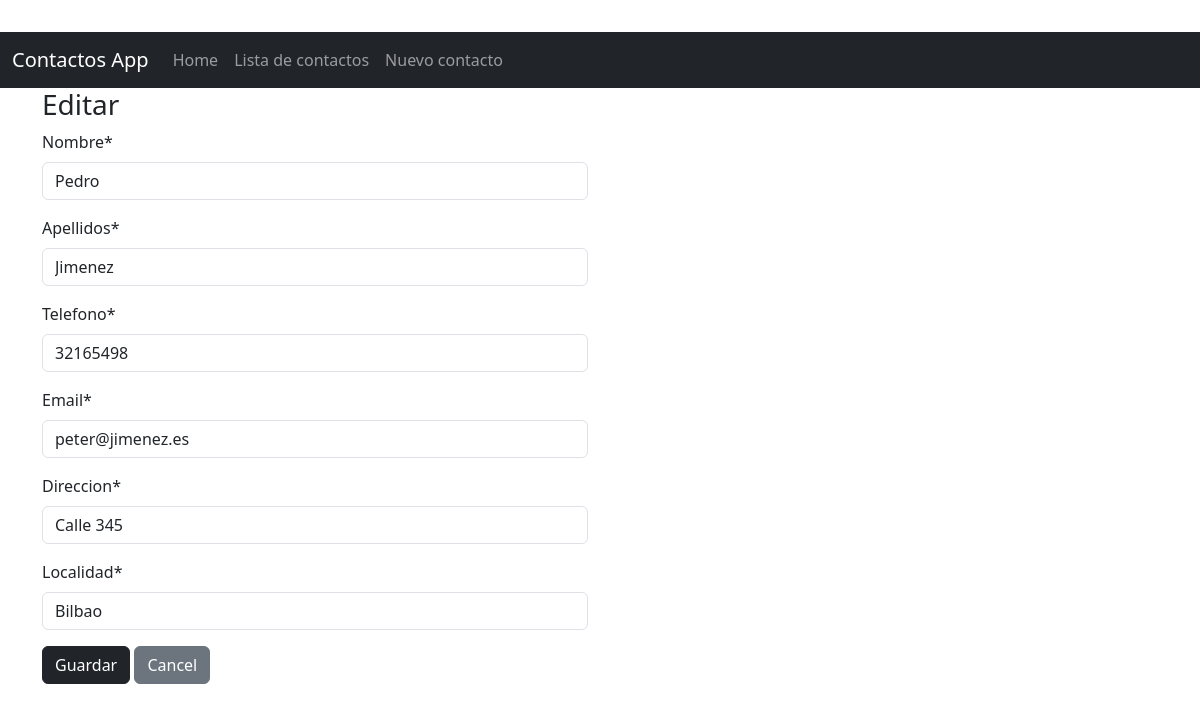
The page /agenda/editar/5/ on the database its author committed.
### agenda/models.py (models this page shows, shortened)
class Contacto(models.Model):
    nombre = models.CharField(max_length=50, unique=True)
    apellidos = models.CharField(max_length=50)
    telefono = models.CharField(max_length=9)
    email = models.EmailField()
    direccion = models.TextField(max_length=100)
    localidad = models.CharField(max_length=50)
    class Meta:
        db_table = "contacto"

### agenda/views.py (the view)
# urls.py: path('editar/<int:pk>/', view=views.UpdateContactoView.as_view(), name='editar_contacto'),
class UpdateContactoView(UpdateView):
    model = Contacto
    template_name = 'nuevo_contacto.html'
    fields = ['nombre', 'apellidos', 'telefono', 'email', 'direccion', 'localidad']
    success_url = '/listar/'
    def get_context_data(self, **kwargs):
        contexto = super().get_context_data(**kwargs)
        contexto['accion'] = 'Editar'
        return contexto
    def get_form(self, form_class=None):
        form = super().get_form(form_class)
        form.fields['direccion'].widget = forms.TextInput(attrs={'type': 'text'})
        return form

### agenda/templates/nuevo_contacto.html (shortened to what this page needs)
{% extends 'base.html' %}
{% block content %}
    {% load crispy_forms_tags %}
    <div class="container">
        <div class="row">
            <div class="col-md-6">
                <h3>{{ accion }}</h3>
                <form method="post" class="form">
                    {{ form|crispy }}
                    <input type="submit" value="Guardar" class="btn btn-dark">
                    <a href="{% url 'listar_contactos' %}"><button type="button" class="btn btn-secondary">Cancel</button></a>
                </form>
            </div>
        </div>
{% endblock %}

### rows shown on the page
Contacto: nombre "Pedro", apellidos "Jimenez", telefono "32165498", email "peter@jimenez.es", direccion "Calle 345", localidad "Bilbao"

### other values the page prints
{{ accion }} "Editar"
